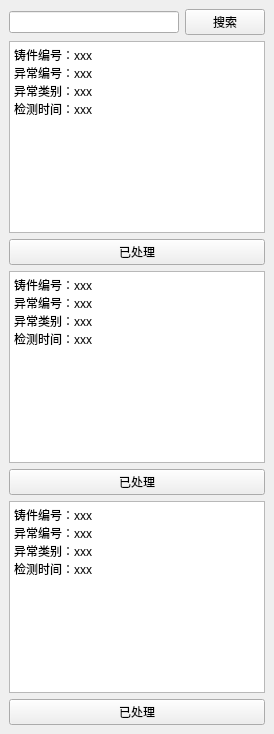
  <widget class="QDockWidget" name="dockWidget_3">
   <property name="minimumSize">
    <size>
     <width>268</width>
     <height>455</height>
    </size>
   </property>
   <property name="maximumSize">
    <size>
     <width>293</width>
     <height>16775</height>
    </size>
   </property>
   <property name="autoFillBackground">
    <bool>false</bool>
   </property>
   <property name="windowTitle">
    <string>任务流水</string>
   </property>
   <attribute name="dockWidgetArea">
    <number>2</number>
   </attribute>
   <widget class="QWidget" name="dockWidgetContents_3">
    <layout class="QVBoxLayout" name="verticalLayout">
     <item>
      <layout class="QHBoxLayout" name="horizontalLayout_13">
       <item>
        <widget class="QLineEdit" name="lineEdit_3"/>
       </item>
       <item>
        <widget class="QPushButton" name="pushButton_18">
         <property name="text">
          <string>搜索</string>
         </property>
        </widget>
       </item>
      </layout>
     </item>
     <item>
      <layout class="QVBoxLayout" name="verticalLayout_4">
       <item>
        <widget class="QTextBrowser" name="textBrowser">
         <property name="html">
          <string>&lt;!DOCTYPE HTML PUBLIC &quot;-//W3C//DTD HTML 4.0//EN&quot; &quot;http://www.w3.org/TR/REC-html40/strict.dtd&quot;&gt;
&lt;html&gt;&lt;head&gt;&lt;meta name=&quot;qrichtext&quot; content=&quot;1&quot; /&gt;&lt;style type=&quot;text/css&quot;&gt;
p, li { white-space: pre-wrap; }
&lt;/style&gt;&lt;/head&gt;&lt;body style=&quot; font-family:'SimSun'; font-size:9pt; font-weight:400; font-style:normal;&quot;&gt;
&lt;p style=&quot; margin-top:0px; margin-bottom:0px; margin-left:0px; margin-right:0px; -qt-block-indent:0; text-indent:0px;&quot;&gt;铸件编号：xxx&lt;/p&gt;
&lt;p style=&quot; margin-top:0px; margin-bottom:0px; margin-left:0px; margin-right:0px; -qt-block-indent:0; text-indent:0px;&quot;&gt;异常编号：xxx&lt;/p&gt;
&lt;p style=&quot; margin-top:0px; margin-bottom:0px; margin-left:0px; margin-right:0px; -qt-block-indent:0; text-indent:0px;&quot;&gt;异常类别：xxx&lt;/p&gt;
&lt;p style=&quot; margin-top:0px; margin-bottom:0px; margin-left:0px; margin-right:0px; -qt-block-indent:0; text-indent:0px;&quot;&gt;检测时间：xxx&lt;/p&gt;&lt;/body&gt;&lt;/html&gt;</string>
         </property>
        </widget>
       </item>
       <item>
        <widget class="QPushButton" name="pushButton_19">
         <property name="text">
          <string>已处理</string>
         </property>
        </widget>
       </item>
       <item>
        <widget class="QTextBrowser" name="textBrowser_2">
         <property name="html">
          <string>&lt;!DOCTYPE HTML PUBLIC &quot;-//W3C//DTD HTML 4.0//EN&quot; &quot;http://www.w3.org/TR/REC-html40/strict.dtd&quot;&gt;
&lt;html&gt;&lt;head&gt;&lt;meta name=&quot;qrichtext&quot; content=&quot;1&quot; /&gt;&lt;style type=&quot;text/css&quot;&gt;
p, li { white-space: pre-wrap; }
&lt;/style&gt;&lt;/head&gt;&lt;body style=&quot; font-family:'SimSun'; font-size:9pt; font-weight:400; font-style:normal;&quot;&gt;
&lt;p style=&quot; margin-top:0px; margin-bottom:0px; margin-left:0px; margin-right:0px; -qt-block-indent:0; text-indent:0px;&quot;&gt;铸件编号：xxx&lt;/p&gt;
&lt;p style=&quot; margin-top:0px; margin-bottom:0px; margin-left:0px; margin-right:0px; -qt-block-indent:0; text-indent:0px;&quot;&gt;异常编号：xxx&lt;/p&gt;
&lt;p style=&quot; margin-top:0px; margin-bottom:0px; margin-left:0px; margin-right:0px; -qt-block-indent:0; text-indent:0px;&quot;&gt;异常类别：xxx&lt;/p&gt;
&lt;p style=&quot; margin-top:0px; margin-bottom:0px; margin-left:0px; margin-right:0px; -qt-block-indent:0; text-indent:0px;&quot;&gt;检测时间：xxx&lt;/p&gt;&lt;/body&gt;&lt;/html&gt;</string>
         </property>
        </widget>
       </item>
       <item>
        <widget class="QPushButton" name="pushButton_21">
         <property name="text">
          <string>已处理</string>
         </property>
        </widget>
       </item>
       <item>
        <widget class="QTextBrowser" name="textBrowser_3">
         <property name="html">
          <string>&lt;!DOCTYPE HTML PUBLIC &quot;-//W3C//DTD HTML 4.0//EN&quot; &quot;http://www.w3.org/TR/REC-html40/strict.dtd&quot;&gt;
&lt;html&gt;&lt;head&gt;&lt;meta name=&quot;qrichtext&quot; content=&quot;1&quot; /&gt;&lt;style type=&quot;text/css&quot;&gt;
p, li { white-space: pre-wrap; }
&lt;/style&gt;&lt;/head&gt;&lt;body style=&quot; font-family:'SimSun'; font-size:9pt; font-weight:400; font-style:normal;&quot;&gt;
&lt;p style=&quot; margin-top:0px; margin-bottom:0px; margin-left:0px; margin-right:0px; -qt-block-indent:0; text-indent:0px;&quot;&gt;铸件编号：xxx&lt;/p&gt;
&lt;p style=&quot; margin-top:0px; margin-bottom:0px; margin-left:0px; margin-right:0px; -qt-block-indent:0; text-indent:0px;&quot;&gt;异常编号：xxx&lt;/p&gt;
&lt;p style=&quot; margin-top:0px; margin-bottom:0px; margin-left:0px; margin-right:0px; -qt-block-indent:0; text-indent:0px;&quot;&gt;异常类别：xxx&lt;/p&gt;
&lt;p style=&quot; margin-top:0px; margin-bottom:0px; margin-left:0px; margin-right:0px; -qt-block-indent:0; text-indent:0px;&quot;&gt;检测时间：xxx&lt;/p&gt;&lt;/body&gt;&lt;/html&gt;</string>
         </property>
        </widget>
       </item>
       <item>
        <widget class="QPushButton" name="pushButton_20">
         <property name="text">
          <string>已处理</string>
         </property>
        </widget>
       </item>
      </layout>
     </item>
    </layout>
   </widget>
  </widget>
